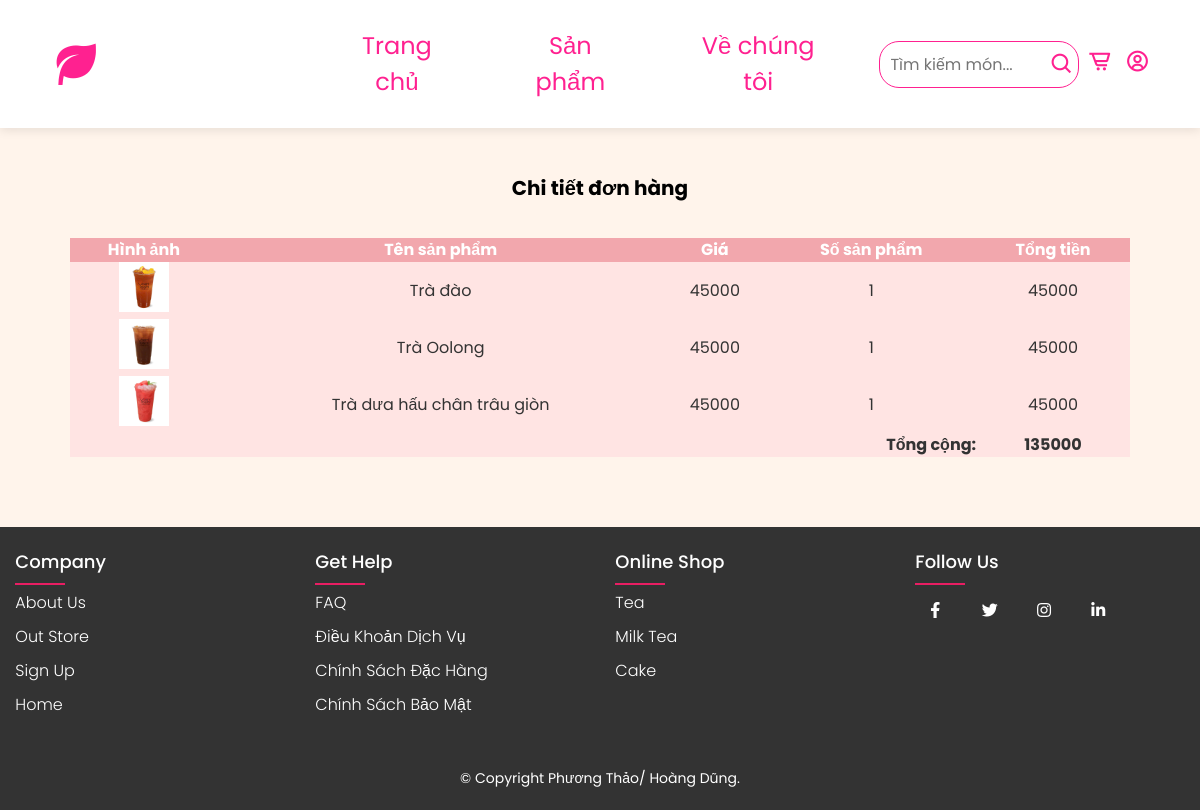
The page /details_order.php?id=26 on the database its author committed.
### tables this page shows
CREATE TABLE `order_details` (
  `id` int(11) NOT NULL,
  `order_id` int(11) DEFAULT NULL,
  `product_id` int(11) DEFAULT NULL,
  `price` int(11) DEFAULT NULL,
  `num` int(11) DEFAULT NULL,
  `total_money` int(11) DEFAULT NULL
);

CREATE TABLE `product` (
  `soluong` int(11) NOT NULL,
  `id` int(11) NOT NULL,
  `category_id` int(11) DEFAULT NULL,
  `title` varchar(350) DEFAULT NULL,
  `price` int(11) DEFAULT NULL,
  `discount` int(11) DEFAULT NULL,
  `thumbnail` varchar(500) DEFAULT NULL,
  `description` longtext DEFAULT NULL,
  `created_at` datetime DEFAULT NULL,
  `updated_at` datetime DEFAULT NULL,
  `deleted` int(11) DEFAULT NULL
);

### public/details_order.php (the view, shortened to what this page needs)
<?php
require('header.php');
require('../db/conn.php');
$id_order = isset($_GET['id']) ? intval($_GET['id']) : 0;
$sql_str = "SELECT order_details.price, order_details.num, order_details.total_money, product.title, product.thumbnail
            FROM order_details
            JOIN product ON order_details.product_id = product.id
            WHERE order_details.order_id = $id_order
            ORDER BY order_details.id";
$result = mysqli_query($conn, $sql_str);
?>
<div>
    <div class="card shadow mb-4">
        <div class="card-header py-3">
            <h6 class="m-0 font-weight-bold text-primary">Chi tiết đơn hàng</h6>
        </div>
        <div class="card-body">
            <div class="table-responsive">
                <table class="table table-bordered" width="100%" cellspacing="0">
                    <thead>
                        <tr>
                            <th>Hình ảnh</th>
                            <th>Tên sản phẩm</th>
                            <th>Giá</th>
                            <th>Số sản phẩm</th>
                            <th>Tổng tiền</th>
                        </tr>
                    </thead>
                    <tbody>
                    <?php
                        $total_sum = 0;
                        if (mysqli_num_rows($result) > 0) {
                            while ($row = mysqli_fetch_assoc($result)) {
                                $total_sum += $row['total_money'];
                                ?>
                                <tr>
                                    <td><img class="product-image" src="../admin/images/<?= htmlspecialchars($row['thumbnail']) ?>" alt="<?= htmlspecialchars($row['title']) ?>"></td>
                                    <td><?= htmlspecialchars($row['title']) ?></td>
                                    <td><?= htmlspecialchars($row['price']) ?></td>
                                    <td><?= htmlspecialchars($row['num']) ?></td>
                                    <td><?= htmlspecialchars($row['total_money']) ?></td>
                                </tr>
                                <?php
                            }
                        } else {
                            echo "<tr><td colspan='5'>Không có chi tiết đơn hàng nào.</td></tr>";
                        }
                    ?>
                    </tbody>
                    <tfoot>
                        <tr>
                            <td colspan="4" style="text-align: right;"><strong>Tổng cộng:</strong></td>
                            <td><strong><?= htmlspecialchars($total_sum) ?></strong></td>
                        </tr>
                    </tfoot>
                </table>
            </div>
        </div>
    </div>
</div>
<?php
require('footer1.php');
?>

### public/css/style_header.css (style rules this page uses)
* { font-family: 'Poppins', sans-serif; margin: 0; padding: 0; box-sizing: border-box; scroll-padding-top: 4rem; scroll-behavior: smooth; list-style: none; text-decoration: none; }
:root { --main-color:#ffe5f0; --second-color:#ffbcd6; --text-coler:#fff; --bg-color:#fff4eb; }
img { width: 100%; }
body { color: var(--text-coler); margin-top: 80px; }

### public/css/style_footer.css (style rules this page uses)
html, body { height: 100%; margin: 0; padding: 0; }
body { line-height: 1.5; font-family: 'Poppins', sans-serif; display: flex; flex-direction: column; min-height: 100vh; }
* { margin: 0; padding: 0; box-sizing: border-box; }

### public/details_order.php (style rules this page uses)
body { background-color: #fff4eb; }
.card { margin-left: 70px; margin-right: 70px; }
.card-header { margin-top: 30px; text-align: center; background-color: #fff4eb; color: black; padding: 15px; }
.card-header h6 { margin: 0; font-size: 20px; font-weight: bold; font-family: 'Poppins', sans-serif; }
.table-bordered th { background-color: #f2a7ad; color: #ffffff; font-weight: bold; text-align: center; }
.table-bordered td { background-color: #ffe4e3; color: #333; text-align: center; font-size: 16px; }
.card-body { color: black; font-family: Arial, sans-serif; }
.table-responsive { margin-top: 20px; margin-bottom: 70px; }
.product-image { width: 50px; height: auto; }

### rows shown on the page
order_details: product.thumbnail (picture), product.title "Trà đào", price "45000", num "1", total_money "45000"
order_details: product.thumbnail (picture), product.title "Trà Oolong", price "45000", num "1", total_money "45000"
order_details: product.thumbnail (picture), product.title "Trà dưa hấu chân trâu giòn", price "45000", num "1", total_money "45000"

### other values the page prints
$total_sum "135000"
